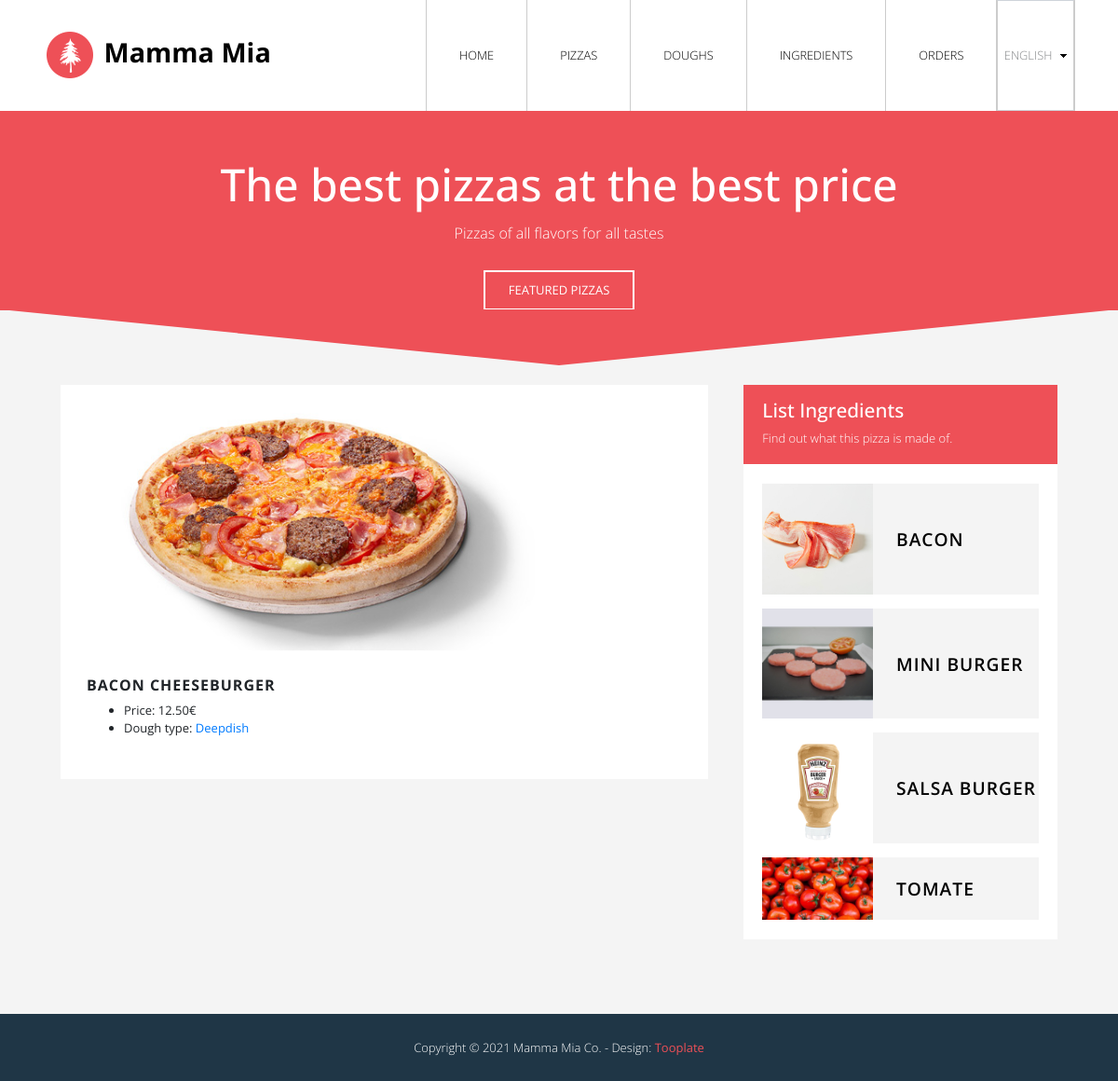
Page /en/mammamia/pizzas/11 on the committed database.
### mammamiaApp/models.py (models this page shows, shortened)
class Pizza(models.Model):
    nombre = models.CharField(_('name'),max_length=50)
    precio = models.DecimalField(_('price'),decimal_places=2, default=0, max_digits=5)
    masa = models.ForeignKey(Masa, on_delete=models.CASCADE)
    ingredientes = models.ManyToManyField(Ingrediente, related_name='pizzas')

class Masa(models.Model):
    nombre = models.CharField(_('name'),max_length=50)
    grosormm = models.IntegerField(_('width mm'))
    tipoHarina = models.CharField(_('flour Type'),max_length=50)
    supPrecio = models.DecimalField(_('supplement'),decimal_places=2, default=0, max_digits=4)

class Ingrediente(models.Model):
    nombre = models.CharField(_('name'),max_length=50)
    origen = models.CharField(_('origin'),max_length=50)
    kcal = models.DecimalField(_('kcal'),decimal_places=2, default=0, max_digits=7)

### mammamiaApp/views.py (the view)
# urls.py: path('pizzas/<int:pk>', DetallePizza.as_view(),name='detalle_pizza'),
class DetallePizza(DetailView):
    model = Pizza
    template_name = "detallePizza.html"
    context_object_name = "pizza"

### mammamiaApp/templates/detallePizza.html
{% extends "detalleBase.html" %}
{% load static %}
{% load i18n %}
{% block nombre %}
{{pizza.nombre}}
{% endblock %}
{% block mainImg %}
<img src="{% static 'img/' %}pizza-{{pizza.nombre|lower|cut:" "}}.jpg" alt="{{pizza.nombre}}" class="img-fluid img-detalle-main">
{% endblock %}
{% block attrbItems %}
  <li>{% trans "Price" %}: {{pizza.precio}}€</li>
  <li>{% trans "Dough type" %}:<a href="{% url 'detalle_masa' pizza.masa.id %}"> {{pizza.masa.nombre}}</a></li>
{% endblock %}
{% block relLista %}
{% trans "Ingredients" %}
{% endblock %}
{% block relListaDesc %}
{% trans "Find out what this pizza is made of." %}
{% endblock %}
{% block listaItems %}
  {% for ingrediente in pizza.ingredientes.all|dictsort:"nombre" %}
  <a href="{% url 'detalle_ingrediente' ingrediente.id %}" class="media tm-media tm-recommended-item">
    <img src="{% static 'img/' %}ingrediente-{{ingrediente.nombre|lower|cut:" "}}.jpg" class="img-fluid img-detalle-lista" alt="{{ingrediente.nombre}}">
    <div class="media-body tm-media-body tm-bg-gray">
      <h4 class="text-uppercase tm-font-semibold tm-sidebar-item-title">{{ingrediente.nombre}}</h4>
    </div>
  </a>
{% empty %}
  <p>{% trans "No ingredients found." %}</p>
{% endfor %}
{% endblock %}

### mammamiaApp/static/css/tooplate-style.css (style rules this page uses)
body { font-family: 'Open Sans', Helvetica, Arial, sans-serif; font-size: 13px; font-weight: 400; overflow-x: hidden; }
a, button { transition: all 0.3s ease; }
.tm-bg-gray { background: #F4F4F4; }
.tm-font-semibold { font-weight: 600; }
.tm-sidebar-item-title { font-size: 1.2rem; letter-spacing: 1px; margin-bottom: 0; }
.tm-recommended-item .tm-bg-gray { transition: all 0.3s ease; }
.tm-recommended-item h4 { color: black; transition: all 0.3s ease; }
.tm-media { align-items: stretch; }
.tm-media, .tm-media-1 { margin-bottom: 15px; }
.tm-media:last-child, .tm-media-1:last-child { margin-bottom: 0; }
.tm-media-body, .tm-media-body-1 { display: -webkit-box; display: -webkit-flex; display: -ms-flexbox; display: flex; -webkit-box-align: center; -webkit-align-items: center; -ms-flex-align: center; align-items: center; padding-left: 25px; }

### mammamiaApp/static/css/extraImg.css (style rules this page uses)
.img-detalle-lista { width: 40%; }
.img-detalle-main { width: 75%; }

### rows in the picture
Pizza: nombre "BACON CHEESEBURGER", precio "12.50", masa.nombre "Deepdish"
Ingrediente: shows a picture, nombre "BACON"
Ingrediente: shows a picture, nombre "MINI BURGER"
Ingrediente: shows a picture, nombre "SALSA BURGER"
Ingrediente: shows a picture, nombre "TOMATE"

### other values in the picture
form field value "English"
